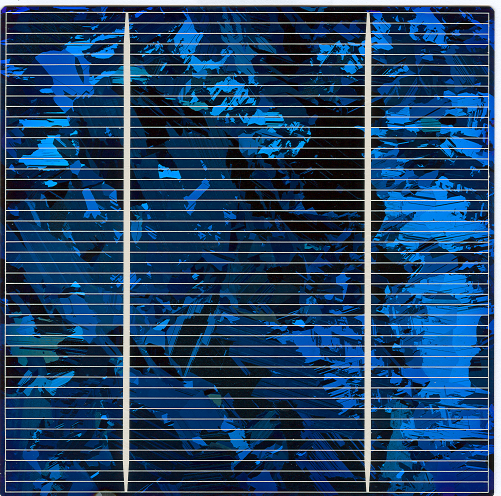
#> input picture ImageProcessing/VisionApp/KCCImageNet/solar_cell/solar_cell_01.png, 1001 x 991 px (shown at 1/2 size); its folder holds only this picture in this run
$ python solar_cells.py
#> lines starting #> are read from the running program, lines starting #| are printed output that depends on the picture; after the words box and inside, x2 and y2 are one past the last pixel; in counts of white or black regions, pixels touching at a corner belong together
import cv2
from glob import glob
import numpy as np
files = glob('KCCImageNet/solar_cell/*')
files = [file for file in files if not file.__contains__('.db')]
thres_value = 159


i = 0
while 1:
    img = cv2.imread(files[i], cv2.IMREAD_ANYCOLOR)
#> img is the input picture: shape (991, 1001, 3); mean B, G, R 104.9, 69.2, 35.2
    img_red = img[:,:,2]
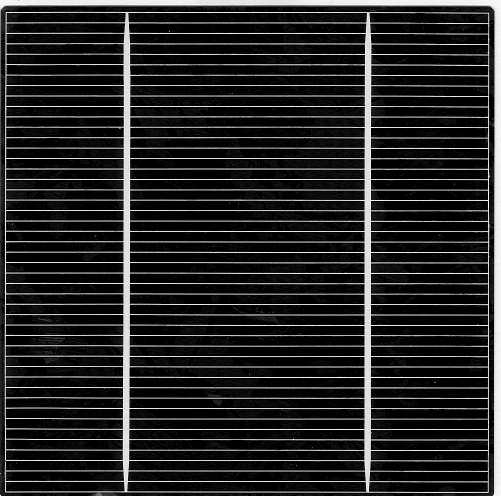
#> img_red: shape (991, 1001) (shown at 1/2 size); min 0, max 255, mean 35.2


    ret, thres = cv2.threshold(img_red, thres_value, 255, cv2.THRESH_BINARY_INV)
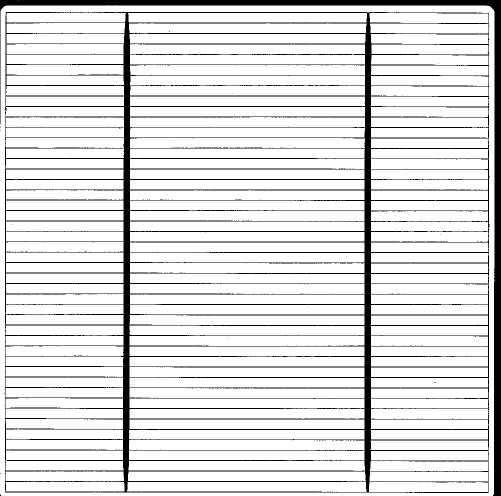
#> thres: shape (991, 1001) (shown at 1/2 size); 87.7% white; 19 black regions (17 under 20 px), largest, box (x1, y1, x2, y2) and area: (9, 24, 979, 986) 98733, (0, 0, 1001, 991) 23557
#> ret = 159
    ret, thres0 = cv2.threshold(img_red, thres_value, 255, cv2.THRESH_BINARY)
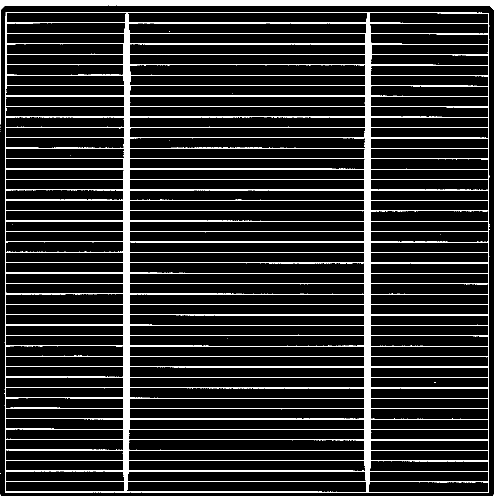
#> thres0: shape (991, 1001) (shown at 1/2 size); 12.3% white; 19 white regions (17 under 20 px)

    contours, h = cv2.findContours(thres, cv2.RETR_TREE, cv2.CHAIN_APPROX_SIMPLE)
#> contours = 152 contours, 13 with area under 20; largest, box (x1, y1, x2, y2) and area: (0, 10, 989, 991) 966470, (8, 23, 980, 987) 927503, (260, 255, 730, 275) 8880, (258, 880, 729, 900) 8870, (260, 130, 730, 150) 8840; h = 152 rows, first 6: [151, -1, 1, -1], [2, -1, -1, 0], [-1, 1, 3, 0], [4, -1, -1, 2], [5, 3, -1, 2], [6, 4, -1, 2]

    zeros = np.zeros(thres.shape, dtype=np.uint8)
    zeros_hull = np.zeros(thres.shape, dtype=np.uint8)
    zeros_cont = np.zeros(thres.shape, dtype=np.uint8)
    for c in range(len(contours)):
        area = cv2.contourArea(contours[c])
        (p1,p2),(w,h),r = cv2.minAreaRect(contours[c])
        ratio = 0
        if w == 0 or h == 0:
            continue
        if w > h:
            ratio = w/h
        else:
            ratio = h/w

        if area < 100:
            continue

        cond_area = not ((area > 4000 and area < 5000) or (area > 8000 and area < 10000))
        cond_ratio = (ratio > 8 or ratio < 5) and ratio > 3
        if  (cond_area and cond_ratio) or (not cond_ratio and (p1 < thres.shape[1]/4 or p1 > thres.shape[1]/4*3)):
            cv2.drawContours(zeros, contours, c, (255), -1)

        if area < 20000:
            cv2.drawContours(zeros_cont, contours, c, (255), -1)
            hull = cv2.convexHull(contours[c], clockwise=True)
            cv2.drawContours(zeros_hull, [hull], 0, (255), -1)
#> this loop made 152 passes
#> (area, p1, p2, w, h, r, ratio, cond_area) on passes 12, 15, 23, 25, 34, 38, 41, 42, 51, 54, 55, 58: (4194, 858.5, 911, 18, 233, -90, 12.94, False), (4197, 858, 890, 18, 234, -90, 13, False), (8442, 493.5, 848, 18, 469, -90, 26.06, False), (4410, 858.5, 827.5, 19, 233, -90, 12.26, False), (4194, 858.5, 765, 18, 233, -90, 12.94, False), (4194, 858.5, 744, 18, 233, -90, 12.94, False), (4193, 858.5, 723, 18, 233, -90, 12.94, False), (8442, 493.5, 723, 18, 469, -90, 26.06, False), (4192, 858.5, 661, 18, 233, -90, 12.94, False), (4225, 128.5, 660, 18, 235, -90, 13.06, False), (4193, 858.5, 640, 18, 233, -90, 12.94, False), (4194, 858.5, 619, 18, 233, -90, 12.94, False)
#> (area, p1, p2, w, h, r, ratio, cond_area) on passes 1, 3, 4, 5, 6, 7: (966469.5, 494, 500, 980, 988, -90, 1.01, True), (927503, 493.6, 504.1, 963, 970.8, -89.93, 1.01, True), (4431, 856.5, 973.5, 19, 237, -90, 12.47, False), (8658.5, 493, 973.1, 19.21, 478, -89.87, 24.89, False), (4339.5, 129.5, 972.5, 19, 237, -90, 12.47, False), (4446, 857, 952.5, 19, 236, -90, 12.42, False)
#> zeros: shape (991, 1001); every value is 0
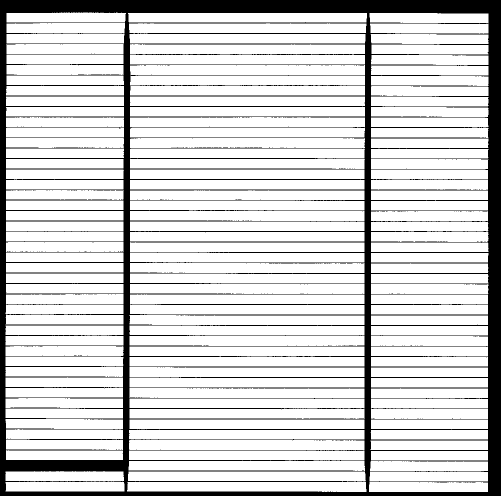
#> zeros_cont: shape (991, 1001) (shown at 1/2 size); 83.3% white; 1 black region, box (x1, y1, x2, y2) and area: (0, 0, 1001, 991) 165399
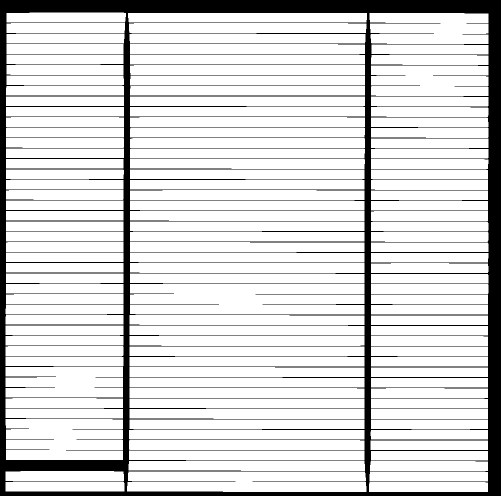
#> zeros_hull: shape (991, 1001) (shown at 1/2 size); 85.1% white; 1 black region, box (x1, y1, x2, y2) and area: (0, 0, 1001, 991) 148263

    se = cv2.getStructuringElement(shape=cv2.MORPH_RECT, ksize=(3,3))
    zeros_cont = cv2.morphologyEx(zeros_cont,cv2.MORPH_DILATE, se, iterations=1)
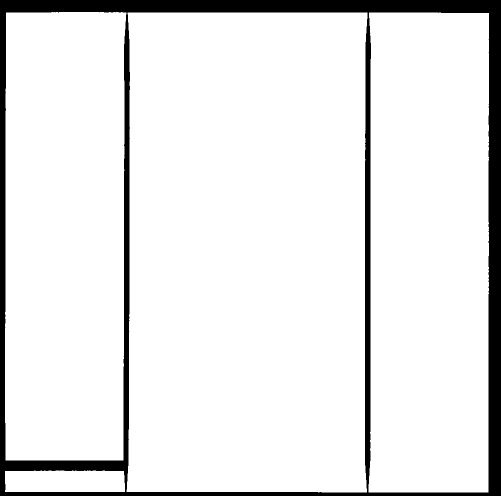
#> zeros_cont: shape (991, 1001) (shown at 1/2 size); 91% white; 1 black region, box (x1, y1, x2, y2) and area: (0, 0, 1001, 991) 89261

    cv2.imshow("temp_c", zeros_cont)
    cv2.imshow("temp_h", zeros_hull)
    se = cv2.getStructuringElement(shape=cv2.MORPH_RECT, ksize=(3,3))
    temp =cv2.morphologyEx(cv2.bitwise_xor(thres,(zeros_cont-zeros_hull)), cv2.MORPH_ERODE, se, iterations=1)
#> temp: shape (991, 1001); 88.3% white; 722 black regions (422 under 20 px), largest, box (x1, y1, x2, y2) and area: (9, 23, 776, 986) 32886, (0, 0, 1001, 991) 25796, (263, 961, 708, 965) 1371
    temp = ~temp
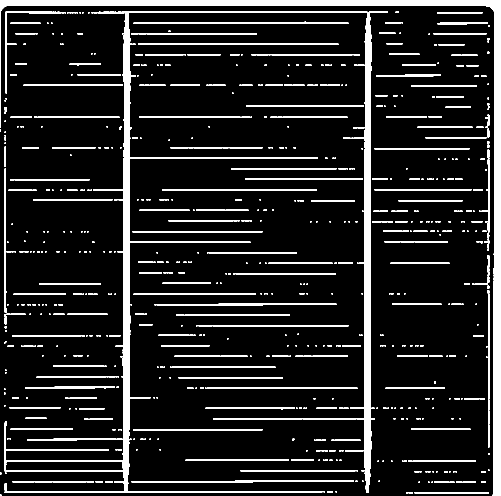
#> temp: shape (991, 1001) (shown at 1/2 size); 11.7% white; 722 white regions (422 under 20 px), largest, box (x1, y1, x2, y2) and area: (9, 23, 776, 986) 32886, (0, 0, 1001, 991) 25796, (263, 961, 708, 965) 1371
    tcontours, h = cv2.findContours(temp, cv2.RETR_TREE, cv2.CHAIN_APPROX_SIMPLE)
    for tc in tcontours:
        area = cv2.contourArea(tc)
        (p1,p2),(w,h),r = cv2.minAreaRect(tc)
        x, y, w, h = cv2.boundingRect(tc)
        ratio = 0
        if w == 0 or h == 0:
            continue
        if w > h:
            ratio = w/h
        else:
            ratio = h/w
        if area > 11 and area < 17 and (ratio < 1.5 and ratio > 1):
            x, y, w, h = cv2.boundingRect(tc)
            (cx,cy) = (x+w/2, y+h/2)
            cv2.circle(img, (int(cx),int(cy)), 10, (0,255,255), 2)
#> this loop made 723 passes
#> tc on passes 2 to 4: [[829, 984], [829, 986], [977, 986], [977, 984]], [[818, 984], [818, 986], [825, 986], [825, 984]], [[812, 984], [812, 986], [816, 986], [816, 984]]
#> img: shape (991, 1001, 3); 0.02% of pixels changed, all inside (x1, y1, x2, y2) = (230, 244, 253, 267)
    cv2.imshow("temp_ch",temp )
    se = cv2.getStructuringElement(shape=cv2.MORPH_RECT, ksize=(1,3))
    zeros = cv2.morphologyEx(zeros,cv2.MORPH_OPEN, se, iterations=10)

    contours, h = cv2.findContours(zeros, cv2.RETR_TREE, cv2.CHAIN_APPROX_SIMPLE)
    for c in contours:
        (x,y),r = cv2.minEnclosingCircle(c)
        (p1,p2),(w,h),r = cv2.minAreaRect(c)
        x, y, w, h = cv2.boundingRect(c)
        (cx,cy) = (x+w/2, y+h/2)
        cv2.circle(img, (int(cx),int(cy)), 10, (0,0,255), 2)
        cv2.drawContours(img, c, -1, (0,255,255), -1)
#> this loop made 0 passes

    cv2.imshow('zeros', zeros)
    cv2.imshow('thres', thres)

    cv2.imshow('img', img)

    key =  cv2.waitKey(5) & 0xff
#> (key q is pressed here)
    if key == ord('q'):
        break
    if key == ord('d'):
        i = (i+1)%len(files)
    if key == ord('a'):
        i = (i-1+len(files))%len(files)
    if key == ord('s'):
        cv2.imwrite(f'result/0000{i}.png', img)
cv2.destroyAllWindows()

$ run again, on ImageProcessing/VisionApp/KCCImageNet/solar_cell/solar_cell_05.png
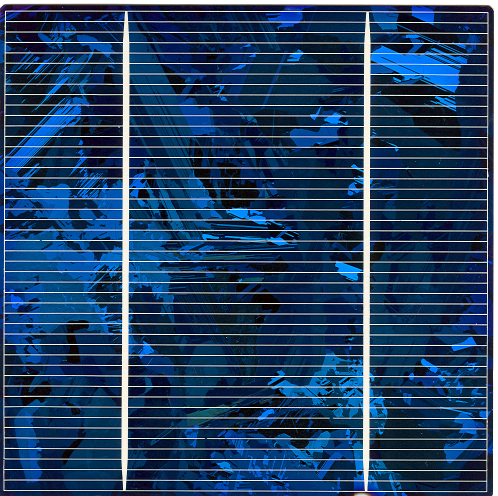
#> input picture ImageProcessing/VisionApp/KCCImageNet/solar_cell/solar_cell_05.png, 995 x 991 px (shown at 1/2 size)
#> img is the input picture: shape (991, 995, 3); mean B, G, R 100.6, 65.8, 35.5
#> `ret, thres = cv2.threshold(img_red, thres_value, 255, cv2.THRESH_BINAR..`:
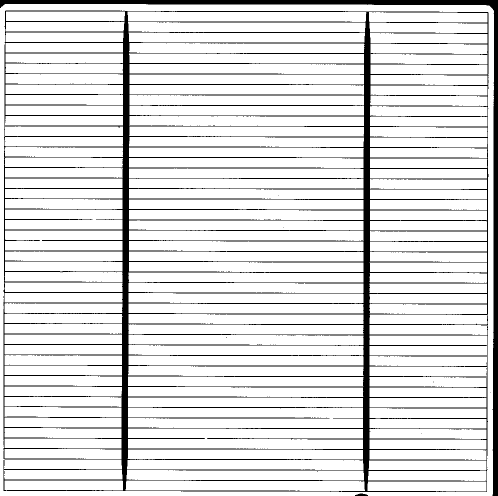
#> thres: shape (991, 995) (shown at 1/2 size); 87.8% white; 10 black regions (7 under 20 px), largest, box (x1, y1, x2, y2) and area: (7, 21, 977, 984) 102953, (0, 0, 995, 991) 16996, (710, 987, 736, 991) 69
#> ret = 159
#> thres0: shape (991, 995); 12.2% white; 10 white regions (7 under 20 px)
#> `contours, h = cv2.findContours(thres, cv2.RETR_TREE, cv2.CHAIN_APPROX_..`: contours = 141 contours, 7 with area under 20; largest, box (x1, y1, x2, y2) and area: (0, 8, 988, 991) 967020, (6, 20, 978, 985) 927472, (256, 815, 726, 856) 17062, (256, 857, 726, 898) 17001, (251, 961, 730, 982) 8832; h = 141 rows, first 6: [-1, -1, 1, -1], [2, -1, -1, 0], [-1, 1, 3, 0], [4, -1, -1, 2], [5, 3, -1, 2], [6, 4, -1, 2]
#> the loop `for c in range(len(contours)):` made 141 passes
#> (area, p1, p2, w, h, r, ratio, cond_area) on passes 27, 43, 45, 46, 49: (4194, 855.5, 805, 18, 233, -90, 12.94, False), (4212, 856, 701, 18, 234, -90, 13, False), (4212, 126, 699, 18, 234, -90, 13, False), (4210.5, 856, 680.5, 19, 234, -90, 12.32, False), (4212, 126, 678, 18, 234, -90, 13, False)
#> the loop `for tc in tcontours:` made 623 passes
#> tc on passes 2 to 4: [[659, 982], [659, 984], [661, 984], [661, 982]], [[910, 981], [910, 983], [912, 983], [912, 981]], [[886, 981], [886, 983], [892, 983], [892, 981]]
#> the loop `for c in contours:` made 5 passes
#> c on passes 1 to 4: [[410, 857], [410, 896], [413, 896], [413, 857]], [[659, 816], [659, 855], [665, 855], [665, 816]], [[80, 461], [80, 500], [83, 500], [83, 461]], [[800, 421], [800, 460]]
#> after the loop `for c in contours:`:
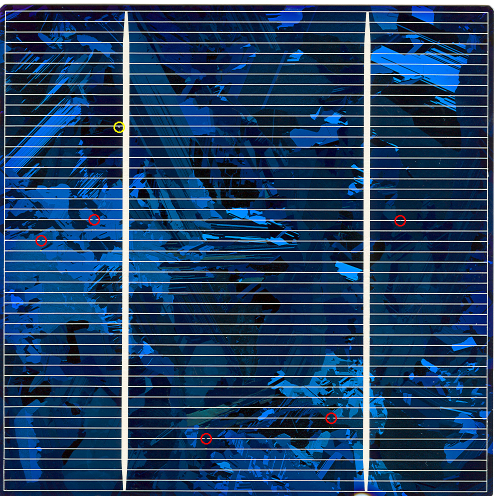
#> img: shape (991, 995, 3) (shown at 1/2 size); mean B, G, R 100.4, 65.7, 35.8
